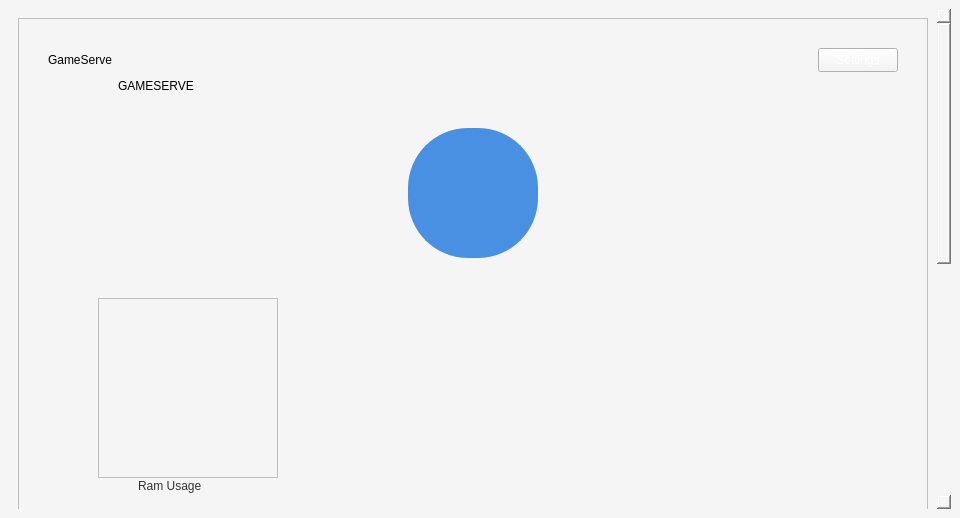
<?xml version="1.0" encoding="UTF-8"?>
<ui version="4.0">
 <class>MainWindow</class>
 <widget class="QMainWindow" name="MainWindow">
  <property name="geometry">
   <rect>
    <x>0</x>
    <y>0</y>
    <width>960</width>
    <height>518</height>
   </rect>
  </property>
  <property name="minimumSize">
   <size>
    <width>720</width>
    <height>360</height>
   </size>
  </property>
  <property name="windowTitle">
   <string>MainWindow</string>
  </property>
  <property name="styleSheet">
   <string notr="true">color:rgb(255,255,255);
background-color: rgb(245, 245, 245);</string>
  </property>
  <widget class="QWidget" name="centralwidget">
   <layout class="QVBoxLayout" name="verticalLayout">
    <item>
     <widget class="QScrollArea" name="scrollArea">
      <property name="enabled">
       <bool>true</bool>
      </property>
      <property name="minimumSize">
       <size>
        <width>0</width>
        <height>0</height>
       </size>
      </property>
      <property name="styleSheet">
       <string notr="true">QScrollArea { border: none; }

/* Style for vertical scrollbar */
QScrollBar:vertical {
    border: none;
    background: #E0E0E0; /* Scrollbar background */
    width: 12px;
    margin: 0px;
    border-radius: 6px; /* Makes the scrollbar round */
}

/* Handle of the vertical scrollbar */
QScrollBar::handle:vertical {
    background-color: #888888; /* Scrollbar handle color */
    min-height: 20px;
    border-radius: 6px; /* Round handle */
}

/* Top and bottom arrows */
QScrollBar::add-line:vertical, QScrollBar::sub-line:vertical {
    border: none;
    background: none;
    height: 0px;
}

/* Top and bottom space before and after handle */
QScrollBar::add-page:vertical, QScrollBar::sub-page:vertical {
    background: none;
}

/* Style for horizontal scrollbar */
QScrollBar:horizontal {
    border: none;
    background: #E0E0E0; /* Scrollbar background */
    height: 12px;
    margin: 0px;
    border-radius: 6px; /* Makes the scrollbar round */
}

/* Handle of the horizontal scrollbar */
QScrollBar::handle:horizontal {
    background-color: #888888; /* Scrollbar handle color */
    min-width: 20px;
    border-radius: 6px; /* Round handle */
}

/* Left and right arrows */
QScrollBar::add-line:horizontal, QScrollBar::sub-line:horizontal {
    border: none;
    background: none;
    width: 0px;
}

/* Left and right space before and after handle */
QScrollBar::add-page:horizontal, QScrollBar::sub-page:horizontal {
    background: none;
}

</string>
      </property>
      <property name="widgetResizable">
       <bool>true</bool>
      </property>
      <widget class="QWidget" name="scrollAreaWidgetContents">
       <property name="geometry">
        <rect>
         <x>0</x>
         <y>0</y>
         <width>930</width>
         <height>978</height>
        </rect>
       </property>
       <layout class="QHBoxLayout" name="horizontalLayout">
        <item>
         <widget class="QFrame" name="frame">
          <property name="minimumSize">
           <size>
            <width>600</width>
            <height>960</height>
           </size>
          </property>
          <property name="styleSheet">
           <string notr="true"/>
          </property>
          <property name="frameShape">
           <enum>QFrame::Shape::StyledPanel</enum>
          </property>
          <property name="frameShadow">
           <enum>QFrame::Shadow::Raised</enum>
          </property>
          <widget class="QTextEdit" name="logTextEdit">
           <property name="geometry">
            <rect>
             <x>5</x>
             <y>510</y>
             <width>891</width>
             <height>381</height>
            </rect>
           </property>
           <property name="minimumSize">
            <size>
             <width>0</width>
             <height>0</height>
            </size>
           </property>
           <property name="styleSheet">
            <string notr="true">    QTextEdit {
        border: 2px solid #4A90E2;      /* Border color (adjust to your design) */
        border-radius: 10px;            /* Adjust the radius for rounded corners */
        padding: 5px;                   /* Padding inside the line edit */
        background-color: #FFFFFF;      /* Background color */
        color: #333333;                 /* Text color */
    }

    QTextEdit:focus {
        border-color: #50C878;          /* Border color when the line edit is focused */
        background-color: #F5F5F5;      /* Background color when focused */
    }</string>
           </property>
           <property name="readOnly">
            <bool>true</bool>
           </property>
          </widget>
          <widget class="QLabel" name="ramUsageLabel">
           <property name="geometry">
            <rect>
             <x>120</x>
             <y>460</y>
             <width>81</width>
             <height>16</height>
            </rect>
           </property>
           <property name="styleSheet">
            <string notr="true">color: rgb(51, 51, 51);</string>
           </property>
           <property name="text">
            <string>Ram Usage</string>
           </property>
          </widget>
          <widget class="QPushButton" name="startButton">
           <property name="geometry">
            <rect>
             <x>390</x>
             <y>110</y>
             <width>130</width>
             <height>130</height>
            </rect>
           </property>
           <property name="styleSheet">
            <string notr="true"> QPushButton {
        border: 2px solid #4A90E2;      /* Border color */
        border-radius: 60px;            /* Round corners */
        padding: 8px 16px;              /* Padding for size and spacing */
        background-color: #4A90E2;      /* Button background color */
        color: white;                   /* Text color */
        font-size: 14px;                /* Font size */
    }

    QPushButton:hover {
        background-color: #50C878;      /* Background color on hover */
        border-color: #50C878;          /* Border color on hover */
    }

    QPushButton:pressed {
        background-color: #2ECC71;      /* Background color when pressed */
        border-color: #2ECC71;          /* Border color when pressed */
    }

    QPushButton:disabled {
        background-color: #E0E0E0;      /* Background color when disabled */
        color: #7F8C8D;                 /* Disabled text color */
        border-color: #E0E0E0;          /* Border color when disabled */
    }</string>
           </property>
           <property name="text">
            <string/>
           </property>
          </widget>
          <widget class="QLineEdit" name="commandInput">
           <property name="geometry">
            <rect>
             <x>10</x>
             <y>910</y>
             <width>791</width>
             <height>24</height>
            </rect>
           </property>
           <property name="styleSheet">
            <string notr="true">    QLineEdit {
        border: 2px solid #4A90E2;      /* Border color (adjust to your design) */
        border-radius: 10px;            /* Adjust the radius for rounded corners */
        padding: 5px;                   /* Padding inside the line edit */
        background-color: #FFFFFF;      /* Background color */
        color: #333333;                 /* Text color */
    }

    QLineEdit:focus {
        border-color: #50C878;          /* Border color when the line edit is focused */
        background-color: #F5F5F5;      /* Background color when focused */
    }</string>
           </property>
           <property name="text">
            <string/>
           </property>
           <property name="readOnly">
            <bool>false</bool>
           </property>
          </widget>
          <widget class="QPushButton" name="executeButton">
           <property name="geometry">
            <rect>
             <x>820</x>
             <y>910</y>
             <width>80</width>
             <height>24</height>
            </rect>
           </property>
           <property name="styleSheet">
            <string notr="true"> QPushButton {
        border: 2px solid #4A90E2;      /* Border color */
        border-radius: 10px;            /* Round corners */
        background-color: #4A90E2;      /* Button background color */
        color: white;                   /* Text color */
    }

    QPushButton:hover {
        background-color: #50C878;      /* Background color on hover */
        border-color: #50C878;          /* Border color on hover */
    }

    QPushButton:pressed {
        background-color: #2ECC71;      /* Background color when pressed */
        border-color: #2ECC71;          /* Border color when pressed */
    }

    QPushButton:disabled {
        background-color: #E0E0E0;      /* Background color when disabled */
        color: #7F8C8D;                 /* Disabled text color */
        border-color: #E0E0E0;          /* Border color when disabled */
    }</string>
           </property>
           <property name="text">
            <string>&lt;-</string>
           </property>
          </widget>
          <widget class="NHLabel" name="Logo">
           <property name="geometry">
            <rect>
             <x>30</x>
             <y>10</y>
             <width>64</width>
             <height>64</height>
            </rect>
           </property>
           <property name="styleSheet">
            <string notr="true">color: rgb(0, 0, 0);</string>
           </property>
           <property name="text">
            <string>GameServe</string>
           </property>
          </widget>
          <widget class="NHLabel" name="GameServe">
           <property name="geometry">
            <rect>
             <x>100</x>
             <y>60</y>
             <width>91</width>
             <height>16</height>
            </rect>
           </property>
           <property name="styleSheet">
            <string notr="true">color: rgb(0, 0, 0);</string>
           </property>
           <property name="text">
            <string>GAMESERVE</string>
           </property>
          </widget>
          <widget class="QFrame" name="speedometerPlaceholder">
           <property name="geometry">
            <rect>
             <x>80</x>
             <y>280</y>
             <width>180</width>
             <height>180</height>
            </rect>
           </property>
           <property name="frameShape">
            <enum>QFrame::Shape::StyledPanel</enum>
           </property>
           <property name="frameShadow">
            <enum>QFrame::Shadow::Raised</enum>
           </property>
          </widget>
          <widget class="QPushButton" name="pushButton">
           <property name="geometry">
            <rect>
             <x>800</x>
             <y>30</y>
             <width>80</width>
             <height>24</height>
            </rect>
           </property>
           <property name="text">
            <string>Settings</string>
           </property>
          </widget>
         </widget>
        </item>
       </layout>
      </widget>
     </widget>
    </item>
   </layout>
  </widget>
 </widget>
 <customwidgets>
  <customwidget>
   <class>NHLabel</class>
   <extends>QLabel</extends>
   <header>nhlabel.h</header>
  </customwidget>
 </customwidgets>
 <resources/>
 <connections/>
</ui>
